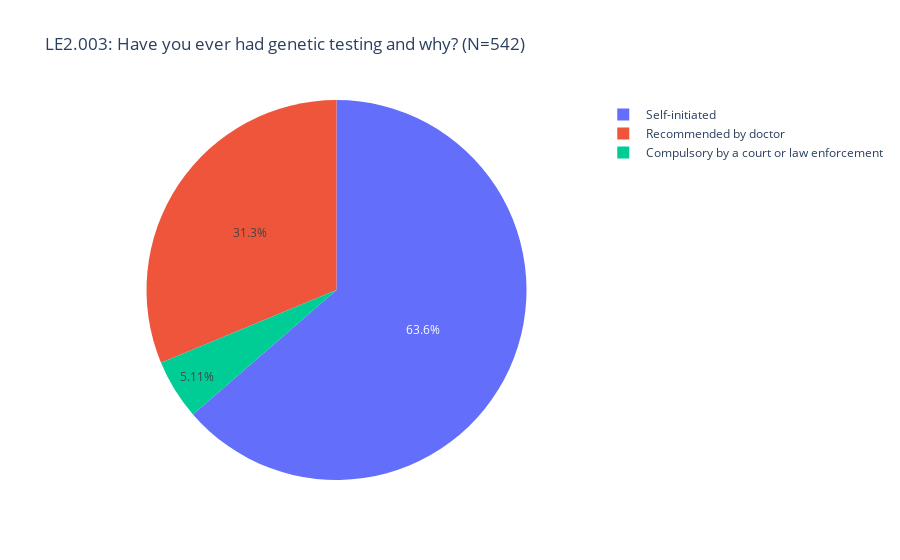

Here is the notebook cell this chart was saved with:
### Code cell
df = ndf_29_new
df['Option'] = df['Option'].map(str)
xx = df['Option'].str.split('-', n=1, expand=True)

comp_df = xx

temp_series = xx[1].value_counts()
labels = (np.array(temp_series.index))
sizes = (np.array((temp_series / temp_series.sum())*100))

trace = go.Pie(labels=labels, values=sizes)
layout = go.Layout(
    title="LE2.003: Have you ever had genetic testing and why? (N={})".format(len(df.id.unique()))
)
data = [trace]
fig = go.Figure(data=data, layout=layout)
py.iplot(fig)

### Figure 1 — Plotly figure (JSON) as saved in the notebook; plotly's stock layout.template omitted (floating-point values rounded to 4 significant figures)
{"data": [{"labels": [" Self-initiated", " Recommended by doctor", " Compulsory by a court or law enforcement"], "type": "pie", "values": [63.63, 31.26, 5.111]}], "layout": {"title": {"text": "LE2.003: Have you ever had genetic testing and why? (N=542)"}}}
